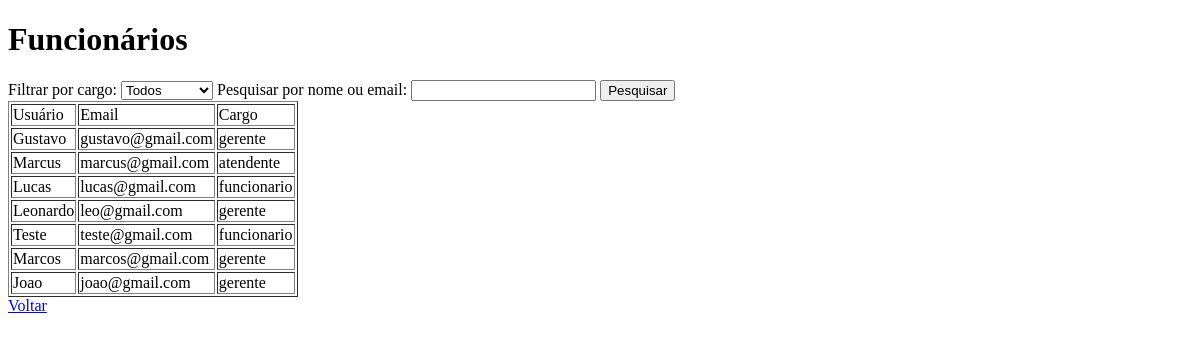
Page /funcionarios (signed in) on the earlier database version.
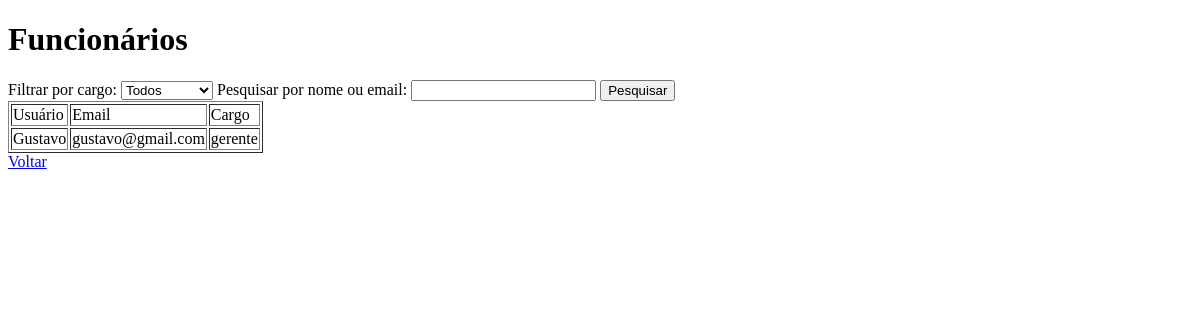
Same page on the later database version.
### hms_softforge/models.py (models this page shows)
class Usuario(database.Model, UserMixin):
    id = database.Column(database.Integer, primary_key=True)
    username = database.Column(database.String, nullable=False)
    email = database.Column(database.String, nullable=False, unique=True)
    senha = database.Column(database.String, nullable=False)
    cargo = database.Column(database.String, nullable=False)

### hms_softforge/routes.py (the view)
@app.route("/funcionarios", methods=["GET", "POST"])
@login_required
def funcionarios():
    usuarios = Usuario.query.all()
    filtro_cargo = request.form.get("filtro_cargo")
    termo_pesquisa = request.form.get("termo_pesquisa")
    if filtro_cargo:
        usuarios = Usuario.query.filter_by(cargo=filtro_cargo).all()
    if termo_pesquisa:
        termo_pesquisa = f"%{termo_pesquisa}%"
        usuarios = Usuario.query.filter(
            or_(Usuario.username.like(termo_pesquisa), Usuario.email.like(termo_pesquisa))
        ).all()
    return render_template("funcionarios.html", usuarios=usuarios)

### hms_softforge/models.py (called while the page is built)
@login_manager.user_loader
def load_usuario(id_usuario):
    return Usuario.query.get(int(id_usuario))

### hms_softforge/templates/funcionarios.html (shortened to what this page needs)
<!DOCTYPE html>
<html lang="pt-br">
<head>
</head>
<body>
    <h1>Funcionários</h1>
    <form method="POST">
        <label for="filtro_cargo">Filtrar por cargo:</label>
        <select name="filtro_cargo" id="filtro_cargo">
            <option value="">Todos</option>
        </select>
        <label for="termo_pesquisa">Pesquisar por nome ou email:</label>
        <input type="text" name="termo_pesquisa" id="termo_pesquisa">
        <button type="submit">Pesquisar</button>
    </form>
    <table border="1">
        <tr>
            <td>Usuário</td>
            <td>Email</td>
            <td>Cargo</td>
        </tr>
        {% for usuario in usuarios %}
        <tr>
            <td>{{ usuario.username }}</td>
            <td>{{ usuario.email }}</td>
            <td>{{ usuario.cargo }}</td>
        </tr>
        {% endfor %}
    </table>
    <a href="telaHome">Voltar</a>
</body>
</html>

Differences in the rows shown:
removed Usuario: username "Marcus", email "marcus@gmail.com", cargo "atendente"
removed Usuario: username "Lucas", email "lucas@gmail.com", cargo "funcionario"
removed Usuario: username "Leonardo", email "leo@gmail.com", cargo "gerente"
removed Usuario: username "Teste", email "teste@gmail.com", cargo "funcionario"
removed Usuario: username "Marcos", email "marcos@gmail.com", cargo "gerente"
removed Usuario: username "Joao", email "joao@gmail.com", cargo "gerente"
